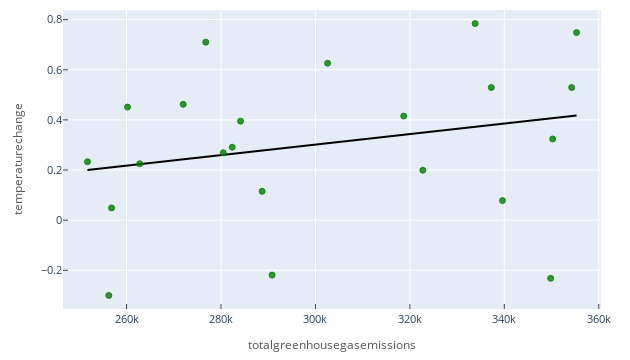

The code cell stored with this chart in its notebook:
### Markdown cell above
Vemos que el acceso a la electricidad es la variable más robusta.

### Code cell
sns.lmplot(x='totalgreenhousegasemissions', y='temperaturechange', data=argframe,
          scatter_kws={'color':'green', 'marker':'^'}, line_kws={'color':'black', 'lw':2}, height=5, aspect=1.75);
